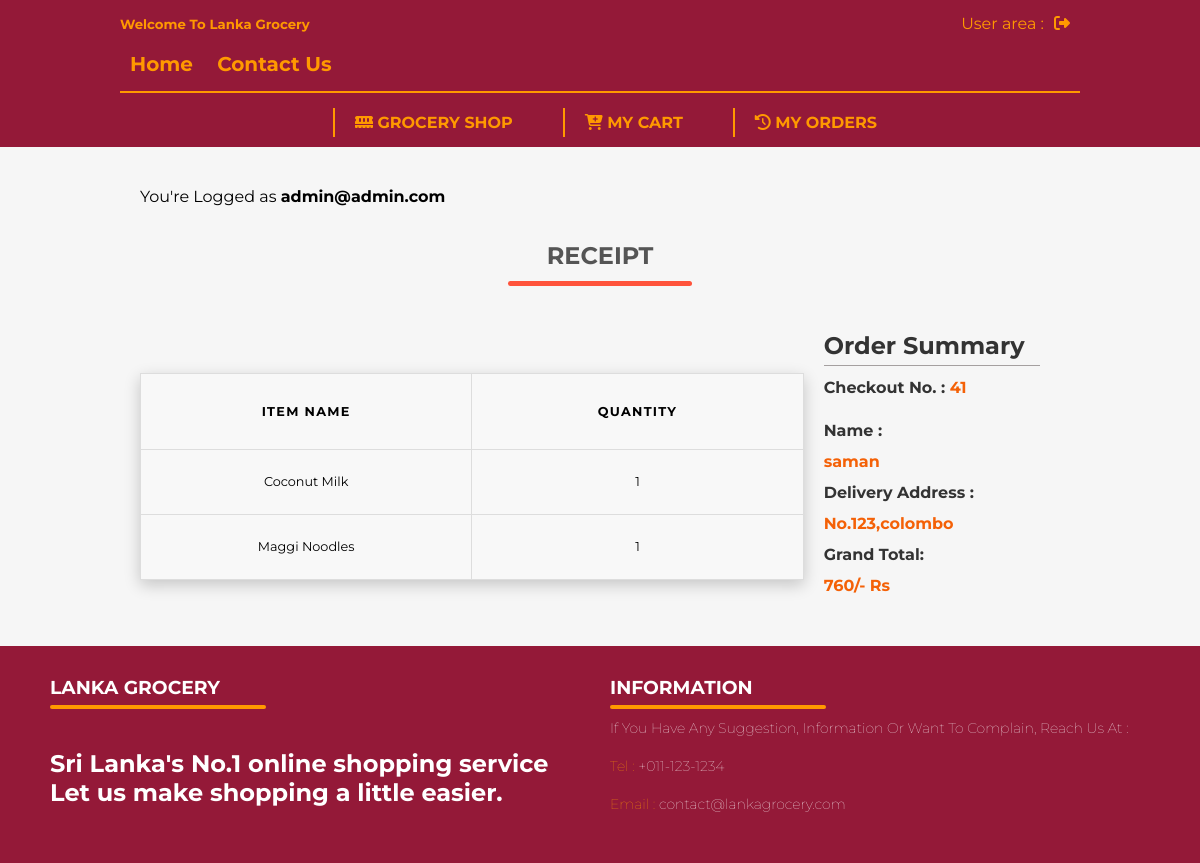
Screenshot of /receipt.php?checkOutID=41 (signed in) with the database file from the repository.
### tables this page shows
CREATE TABLE `history` (
  `id` int NOT NULL AUTO_INCREMENT,
  `name` text NOT NULL,
  `email` text NOT NULL,
  `phone` int NOT NULL,
  `product_name` text NOT NULL,
  `total_price` int NOT NULL,
  `address` varchar(255) DEFAULT NULL,
  `user_id` int DEFAULT NULL,
  `promo_code` varchar(10) DEFAULT NULL,
  `delivered` int DEFAULT '0',
  PRIMARY KEY (`id`)
);

### receipt.php (the view, shortened to what this page needs)
<?php
    include('dbcon.php');
    $cid = $_GET['checkOutID'];
    $query 		= mysqli_query($con, "SELECT * FROM history where id = $cid");
    $num_row 	= mysqli_num_rows($query);
    if($num_row>0){
        $result = mysqli_fetch_array($query);
    }else{
        header('location:404.html');
    }
?>
<!DOCTYPE html>
<html lang="en">
<head>
    <link rel="stylesheet" href="./Css-Files/style.css">
    <link rel="stylesheet" href="./Css-Files/addTocart.css">
    <link rel="stylesheet" href="./Css-Files/loader.css">
    <link rel="stylesheet" href="./Css-Files/proceed.css">
</head>
<body>
    <?php include('Components/navigation.php'); ?>
    <main>
        <div class="usercreateacc">
            <?php
                if (isset($_SESSION['uname'])) {
                    echo "<p>You're Logged as <b>".$_SESSION['uname']."</b></p>";
                }else{
                    header('location:login.php');
                }
            ?>
        </div>
        <section class="user-info-sec">
            <h1 class="title">RECEIPT</h1>
            <div>
                <div>
                    <div class="user-total-info-cont receiptView">
                        <table class="receiptList">
                            <thead>
                                <tr>
                                    <th scope="col" colspan="2">Item Name</th>
                                    <th scope="col" colspan="2">Quantity</th>
                                </tr>
                            </thead>
                            <tbody class="displayCart">
                                <?php
                                    $products = explode(',', $result['product_name']);
                                    foreach ($products as $item) {
                                        $row = explode(':', $item);
                                        echo "
                                            <tr class='receiptTR'>
                                                <td data-label='Item Name' colspan='2'>$row[0]</td>
                                                <td data-label='Quantity' colspan='2'>$row[1]</td>
                                            </tr>
                                        ";
                                    }
                                ?>
                            </tbody>
                        </table>
                        <div class="user-orderr-sum">
                            <div class="subTotal">
                                <h1 class="border-h1">Order Summary</h1>
                                <h4>Checkout No. : <span id="numItem"><?php echo $result['id'] ?></span></h4>
                                <h4>Name :</h4>
                                <span class="Total"> <?php echo $result['name'] ?></span>
                                <h4>Delivery Address :</h4>
                                <span> <?php echo $result['address'] ?></span>
                                <div style="display: flex;">
                                    <div>
                                        <h4>Grand Total:</h4>
                                        <b> <span class="grandTotal"><?php echo $result['total_price'] ?>/- Rs</span></b>
                                    </div>
                                </div>
                            </div>
                        </div>
                    </div>
                </div>
            </div>
        </section>
    </main>
    <?php include('Components/footer.php'); ?>
</body>
</html>

### Css-Files/style.css (style rules this page uses)
* { margin: 0; padding: 0; }
html { scroll-behavior: smooth; }
body { box-sizing: border-box; margin: 0; font-family: 'Montserrat', sans-serif; background-color: #f6f6f6; }
main { margin: 0 10%; }
.title { text-align: center; margin: 0 auto 40px; position: relative; line-height: 60px; color: #555; font-family: 'Roboto Slab', sans-serif; }
.title::after { content: ''; background: #ff533b; width: 20%; height: 5px; border-radius: 5px; position: absolute; bottom: 0; left: 50%; transform: translateX(-50%); }
.receiptTR td { height: 50px; padding: 7px; }
.receiptView { min-height: 300px; }
.receiptList { margin: auto 0; }

### Css-Files/addTocart.css (style rules this page uses)
html { scroll-behavior: smooth; }
body { box-sizing: border-box; margin: 0; font-family: 'Montserrat', sans-serif; background-color: #f6f6f6; }
table { border: 1px solid #ccc; border-collapse: collapse; margin: 0; margin-bottom: 20px; padding: 0; width: 100%; background: rgba(#fafafa, 0.9); table-layout: fixed; box-shadow: 0 5px 15px 0 rgba(0, 0, 0, 0.2); }
table tr { background-color: #f8f8f8; border: 1px solid #ddd; padding: 1rem; }
table th, table td { border-right: 1px solid #ddd; text-align: center; font-size: .8rem; }
table th { text-align: center; letter-spacing: .1em; text-transform: uppercase; }
table th:nth-child(1) { padding: 30px; }
.subTotal h3, h4 { color: #333; padding: 12px 0; }
.subTotal span { color: #f46107; font-weight: bold; }
.subTotal .border-h1 { color: #333; border-bottom: 1px solid #a5a0a0; padding: 5px 0; }

### Css-Files/loader.css (style rules this page uses)
* { margin: 0; padding: 0; }

### Css-Files/proceed.css (style rules this page uses)
* { margin: 0; padding: 0; }
.usercreateacc { margin: 40px 20px 0 20px; }
.user-info-sec { margin: 20px; }
.user-info-sec h1 { font-family: 'Montserrat', sans-serif; font-weight: bold; }
.user-total-info-cont { display: flex; justify-content: space-evenly; }
.user-orderr-sum { padding: 0 20px; width: 300px; }

### rows the page displays
history: product_name "Coconut Milk", product_name "1", product_name "Maggi Noodles", id "41", name "saman", address "No.123,colombo", total_price "760"

### other values shown
$_SESSION['uname'] "admin@admin.com"
